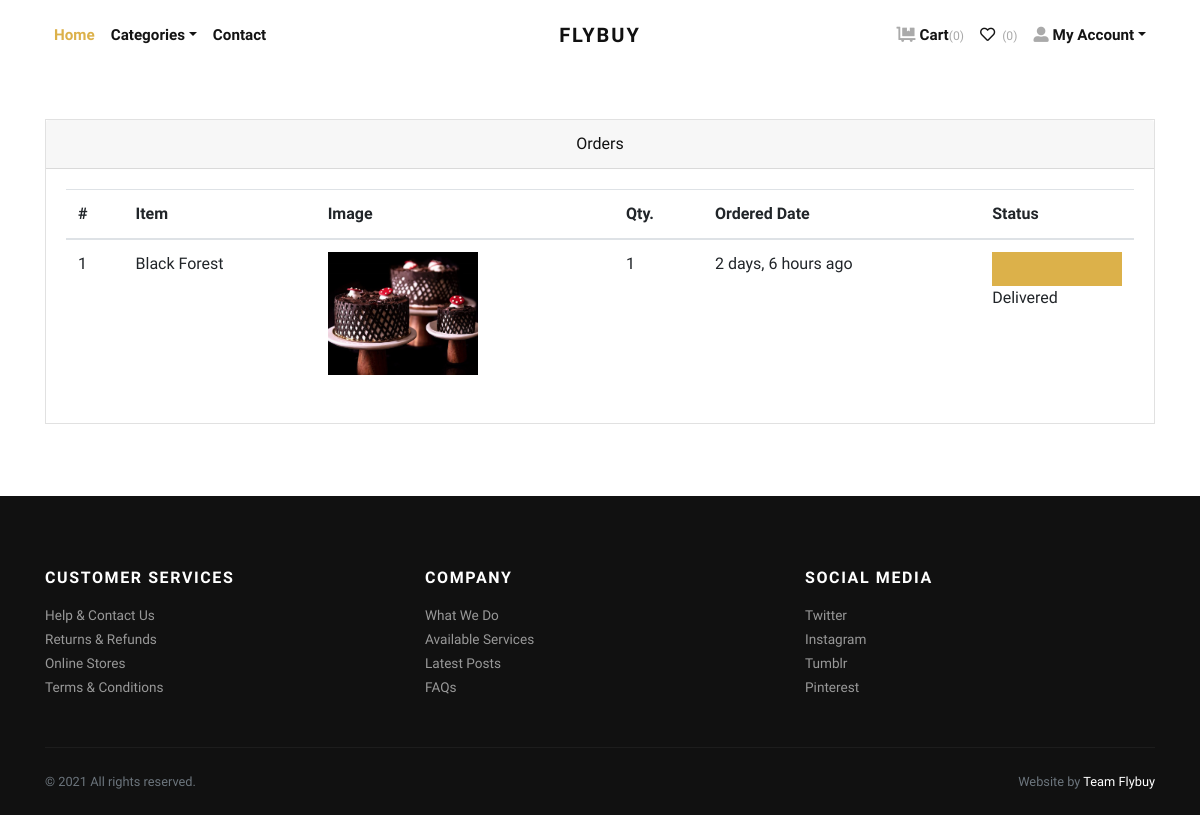
Screenshot of /orders/ (signed in) with the database file from the repository.
### store/models.py (models this page shows, shortened)
class Order(models.Model):
    user = models.ForeignKey(User, verbose_name="User", on_delete=models.CASCADE)
    address = models.ForeignKey(Address, verbose_name="Shipping Address", on_delete=models.CASCADE)
    product = models.ForeignKey(Product, verbose_name="Product", on_delete=models.CASCADE)
    quantity = models.PositiveIntegerField(verbose_name="Quantity")
    ordered_date = models.DateTimeField(auto_now_add=True, verbose_name="Ordered Date")
    status = models.CharField(
        choices=STATUS_CHOICES,
        max_length=50,
        default="Pending"
        )

class Product(models.Model):
    title = models.CharField(max_length=150, verbose_name="Product Title")
    slug = models.SlugField(max_length=160, verbose_name="Product Slug")
    sku = models.CharField(max_length=255, unique=True, verbose_name="Unique Product ID (SKU)")
    short_description = models.TextField(verbose_name="Short Description")
    detail_description = models.TextField(blank=True, null=True, verbose_name="Detail Description")
    product_image = models.ImageField(upload_to='product', blank=True, null=True, verbose_name="Product Image")
    price = models.DecimalField(max_digits=8, decimal_places=2)
    category = models.ForeignKey(Category, verbose_name="Product Categoy", on_delete=models.CASCADE)
    is_active = models.BooleanField(verbose_name="Is Active?")
    is_featured = models.BooleanField(verbose_name="Is Featured?")
    created_at = models.DateTimeField(auto_now_add=True, verbose_name="Created Date")
    updated_at = models.DateTimeField(auto_now=True, verbose_name="Updated Date")
    class Meta:
        verbose_name_plural = 'Products'
        ordering = ('-created_at', )

### store/views.py (the view)
# urls.py: path('orders/', views.orders, name="orders"),
@login_required
def orders(request):
    all_orders = Order.objects.filter(user=request.user).order_by('-ordered_date')
    return render(request, 'store/orders.html', {'orders': all_orders})

### store/context_preprocessors.py (called while the page is built)
def store_menu(request):
    categories = Category.objects.filter(is_active=True)
    context = {
        'categories_menu': categories,
    }
    return context

def cart_menu(request):
    if request.user.is_authenticated:
        cart_items= Cart.objects.filter(user=request.user)
        context = {
            'cart_items': cart_items,
        }
    else:
        context = {}
    return context

### templates/store/orders.html (shortened to what this page needs)
{% extends 'base.html' %}
{% load static %}
{% load humanize %}
    {% block content %}
      <div class="container py-5">
        <div class="row">
          <div class="col-lg-12">
            <div class="card mb-4" id="tables">
              <div class="card-header text-center">Orders</div>
              <div class="card-body">
                <table class="table table-hover">
                  <thead>
                    <tr>
                      <th>#</th>
                      <th>Item</th>
                      <th>Image</th>
                      <th>Qty.</th>
                      <th>Ordered Date</th>
                      <th>Status</th>
                    </tr>
                  </thead>
                  <tbody>
                    {% if orders %}
                    {% for order in orders %}
                    <tr>
                      <td>{{forloop.counter}}</td>
                      <td>{{order.product.title}}</td>
                      <td>
                        {% if order.product.product_image %}
                          <img src="{{order.product.product_image.url}}" alt="{{order.product.product_ttile}}" style="width:150px;">
                        {% endif %}
                      </td>
                      <td>{{order.quantity}}</td>
                      <td>{{order.ordered_date|naturaltime}}</td>
                      <td>
                        {% if order.status == 'Delivered' %}
                        <div class="bg-light border border-primary">
                            <div class="p-3 bg-primary" style="width:100%;"></div>
                        </div>
                        {% endif %}
                        {{order.status}}
                      </td>
                    </tr>
                    {% endfor %}
                    {% endif %}
                  </tbody>
                </table>
              </div>
            </div>
          </div>
        </div>
      </div>
{% endblock content %}

### flybuy/static/css/style.default.css (style rules this page uses)
.border { border: 1px solid #dee2e6 !important; }
.border-primary { border-color: #dcb14a !important; }
body { font-family: "Libre Franklin", sans-serif; font-size: 1rem; font-weight: 400; line-height: 1.5; color: #111111; background-color: #fff; }
.bg-primary { background-color: #dcb14a !important; }
.bg-light { background-color: #f8f9fa !important; }
.card { background-color: #fff; border: 1px solid rgba(17, 17, 17, 0.125); border-radius: 0; }
.card-body { padding: 1.25rem; }
.card-header { padding: 0.75rem 1.25rem; background-color: rgba(17, 17, 17, 0.03); border-bottom: 1px solid rgba(17, 17, 17, 0.125); }
.card-header:first-child { border-radius: calc(0 - 1px) calc(0 - 1px) 0 0; }

### rows the page displays
Order: product "Black Forest", product.product_image (picture), quantity "1", ordered_date "2 days, 6 hours ago", status "Delivered"

### other values shown
{{ cart_items.count }} "0"
